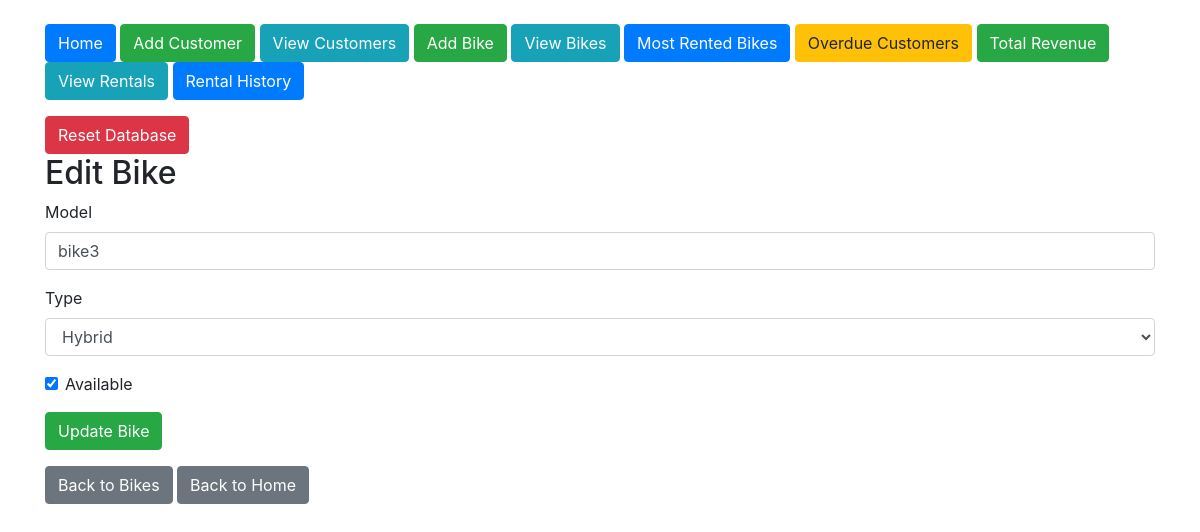
The app's page /edit_bike/3 with its own data.
### tables this page shows
CREATE TABLE Bikes (
        bike_id INTEGER PRIMARY KEY AUTOINCREMENT,
        model TEXT NOT NULL,
        type TEXT NOT NULL CHECK (type IN ('road', 'mountain', 'hybrid')),
        availability_status BOOLEAN DEFAULT TRUE
    , price_per_hour REAL DEFAULT 0);

### app.py (the view, shortened to what this page needs)
@app.route('/edit_bike/<int:bike_id>', methods=['GET', 'POST'])
def edit_bike(bike_id):
    conn = connect_db()
    cursor = conn.cursor()
    cursor.execute("SELECT * FROM Bikes WHERE bike_id = ?", (bike_id,))
    bike = cursor.fetchone()
    conn.close()
    return render_template('edit_bike.html', bike=bike)

### app.py (called while the page is built)
def connect_db():
    conn = sqlite3.connect('bike_rental.db')
    conn.row_factory = sqlite3.Row  # Allows accessing columns by name
    return conn

### templates/edit_bike.html (shortened to what this page needs)
{% extends "layout.html" %}
{% block content %}
<h2>Edit Bike</h2>
<form action="{{ url_for('edit_bike', bike_id=bike['bike_id']) }}" method="POST">
    <div class="form-group">
        <label for="model">Model</label>
        <input type="text" class="form-control" id="model" name="model" value="{{ bike['model'] }}" required>
    </div>
    <div class="form-group">
        <label for="type">Type</label>
        <select class="form-control" id="type" name="type" required>
            <option value="hybrid" {% if bike['type'] == 'hybrid' %}selected{% endif %}>Hybrid</option>
        </select>
    </div>
    <div class="form-group form-check">
        <input type="checkbox" class="form-check-input" id="availability_status" name="availability_status" {% if bike['availability_status'] %}checked{% endif %}>
        <label class="form-check-label" for="availability_status">Available</label>
    </div>
    <button type="submit" class="btn btn-success">Update Bike</button>
</form>
<a href="{{ url_for('view_bikes') }}" class="btn btn-secondary mt-3">Back to Bikes</a>
<a href="{{ url_for('index') }}" class="btn btn-secondary mt-3">Back to Home</a>
{% endblock %}

### records on screen
Bikes: model "bike3", type "Hybrid", availability_status "☑"
